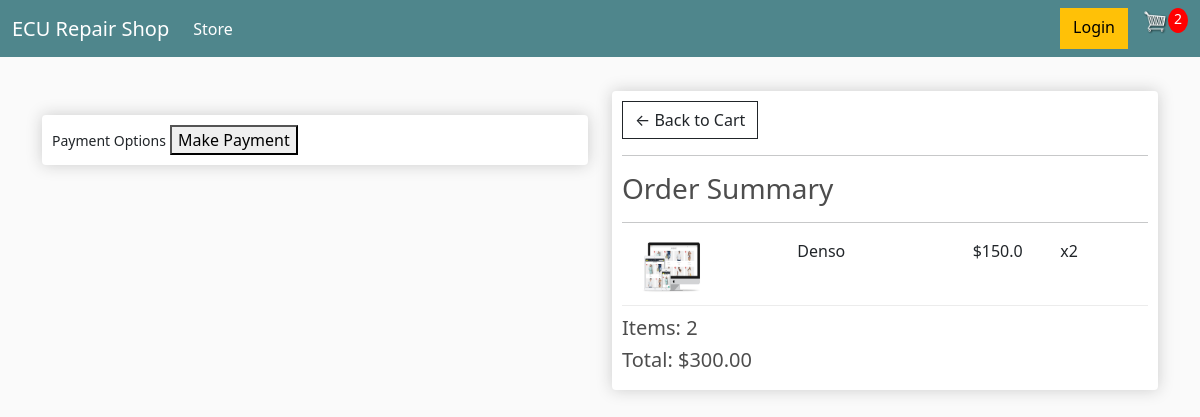
Screenshot of /checkout/ (signed in) with the database file from the repository.
### store/models.py (models this page shows, shortened)
class OrderItem(models.Model):
    product = models.ForeignKey(Product, on_delete=models.SET_NULL, null=True, blank=True)
    order = models.ForeignKey(Order, on_delete=models.SET_NULL, null=True)
    quantity = models.IntegerField(default=0, null=True, blank=True)
    date_added = models.DateTimeField(auto_now_add=True)
    @property
    def get_total(self):
        total = self.product.price * self.quantity
        return total

class Product(models.Model):
    name = models.CharField(max_length=254)
    price = models.FloatField()
    digital = models.BooleanField(default=False, null=True, blank=True)
    image = models.ImageField(null=True, blank=True)
    @property
    def imageURL(self):
        try:
            url = self.image.url
        except:
            url = ''
        return url

class Order(models.Model):
    customer = models.ForeignKey(Customer, on_delete=models.SET_NULL, null=True, blank=True)
    date_ordered = models.DateTimeField(auto_now_add=True)
    complete = models.BooleanField(default=False, null=True, blank=False)
    transaction_id = models.CharField(max_length=254, null=True)
    @property
    def shipping(self):
        shipping = False
        orderitems = self.orderitem_set.all()
        for i in orderitems:
            if i .product.digital == False:
                shipping = True
        return shipping
    @property
    def get_cart_total(self):
        orderitems = self.orderitem_set.all()
        total = sum([item.get_total for item in orderitems])
        return total
    @property
    def get_cart_items(self):
        orderitems = self.orderitem_set.all()
        total = sum([item.quantity for item in orderitems])
        return total

### store/views.py (the view)
# urls.py: path('checkout/', views.checkout, name="checkout"),
def checkout(request):
    if request.user.is_authenticated:
        customer = request.user.customer
        order, created = Order.objects.get_or_create(customer=customer, complete=False)
        items = order.orderitem_set.all()
        cartItems = order.get_cart_items
    else:
        items = []
        order = {'get_cart_total': 0,
                 'get_cart_items': 0,
                 'shipping': False}
        cartItems = order['get_cart_items']
    context = {'items': items, 'order': order, 'cartItems': cartItems}
    return render(request, 'store/checkout.html', context)

### store/templates/store/checkout.html (shortened to what this page needs)
{% extends 'store/main.html' %}
{% load static %}
{% block content %}
    <div class="row">
        <div class="col-lg-6">
            <br>
            <div class="box-element hidden" id="payment-info">
                <small>Payment Options</small>
                <button id="make-payment">Make Payment</button>
            </div>
        </div>
        <div class="col-lg-6">
            <div class="box-element">
                <a class="btn btn-outline-dark" href="{% url 'cart' %}">&#x2190; Back to Cart</a>
                <hr>
                <h3>Order Summary</h3>
                <hr>
                {% for item in items %}
                    <div class="cart-row">
                        <div style="flex:2"><img class="row-image" src="{{ item.product.imageURL }}"></div>
                        <div style="flex:2">
                            <p>{{ item.product.name }}</p>
                        </div>
                        <div style="flex:1">
                            <p>${{ item.product.price }}</p>
                        </div>
                        <div style="flex:1">
                            <p>x{{ item.quantity }}</p>
                        </div>
                    </div>
                {% endfor %}
                <h5>Items: {{ order.get_cart_items }}</h5>
                <h5>Total: ${{ order.get_cart_total|floatformat:2 }}</h5>
            </div>
        </div>
    </div>
{% endblock %}

### static/css/main.css (style rules this page uses)
body { background-color: hsl(0, 0%, 98%); }
h1,h2,h3,h4,h5,h6 { color:hsl(0, 0%, 30%); }
.box-element { box-shadow:hsl(0, 0%, 80%) 0 0 16px; background-color: #fff; border-radius: 4px; padding: 10px; }
.col-lg-4, .col-lg-6, .col-lg-8, .col-lg-12 { margin-top: 10px; }
.btn { border-radius: 0; }
.row-image { width: 100px; }
.cart-row { display: flex; align-items: flex-stretch; padding-bottom: 10px; margin-bottom: 10px; border-bottom: 1px solid #ececec; }

### rows the page displays
OrderItem: product.imageURL (picture), product.name "Denso", product.price "150.0", quantity "2"
Order: get_cart_items "2", get_cart_total "300.00"

### other values shown
{{ cartItems }} "2"
